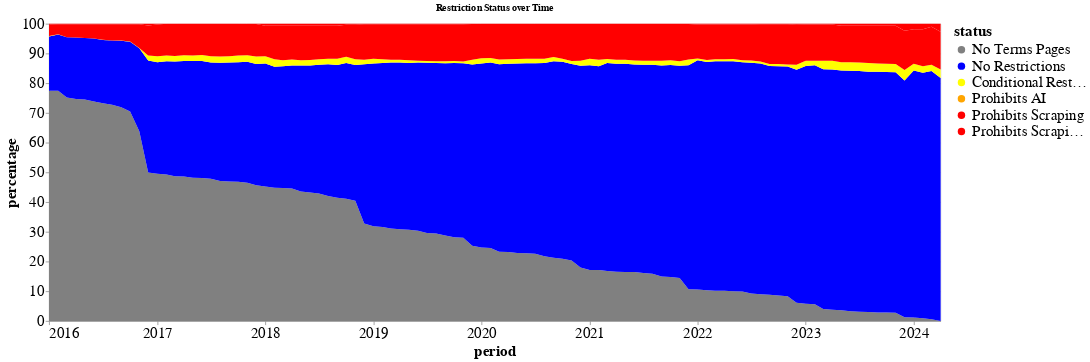

Notebook cell for this chart:
### Markdown cell above
### Plot Temporal ToS Area Chart

### Code cell
chart = robots_util.plot_temporal_area_map_altair(
    tos_summary_df,
    period_col='period', 
    status_col='status', 
    val_col='tokens',  # "count" / "tokens"
    title='Restriction Status over Time', 
    ordered_statuses=['No Terms Pages', 'No Restrictions', 'Conditional Restrictions', 'Prohibits AI', 'Prohibits Scraping', 'Prohibits Scraping & AI'], 
    status_colors= {
        'No Terms Pages': 'gray', 'No Restrictions': 'blue', 
        'Conditional Restrictions': 'yellow', 'Prohibits AI': 'orange', 
        'Prohibits Scraping': 'red', 'Prohibits Scraping & AI': 'red'
    },
)
chart.show()

### Figure 1 — Vega-Lite specification as saved in the notebook (floating-point values rounded to 4 significant figures; data arrays with more than 128 entries replaced by an {"elided": "..."} marker saying what was removed)
{"config": {"view": {"continuousWidth": 300, "continuousHeight": 300}, "axis": {"domain": true, "labelFont": "sans-serif", "labelFontSize": 20, "titleFont": "sans-serif", "titleFontSize": 20}, "axisX": {"domain": true, "format": "%Y", "labelAngle": 0, "labelExpr": "timeFormat(datum.value, '%Y')", "tickCount": "year"}, "axisY": {"domain": true, "format": ".0f", "labelExpr": "datum.value * 100"}, "legend": {"labelFont": "sans-serif", "labelFontSize": 20, "titleFont": "sans-serif", "titleFontSize": 20}}, "data": {"name": "data-29b436e6584835ae49410cb028c97c43"}, "mark": {"type": "area"}, "encoding": {"color": {"field": "status", "scale": {"domain": ["No Terms Pages", "No Restrictions", "Conditional Restrictions", "Prohibits AI", "Prohibits Scraping", "Prohibits Scraping & AI"], "range": ["gray", "blue", "yellow", "orange", "red", "red"]}, "title": "status", "type": "nominal"}, "order": {"field": "order", "type": "quantitative"}, "x": {"axis": {"format": "%Y", "title": "period"}, "field": "period", "type": "temporal"}, "y": {"axis": {"format": ".0f", "title": "percentage"}, "field": "percentage", "scale": {"domain": [0, 1]}, "type": "quantitative"}}, "height": 400, "title": "Restriction Status over Time", "width": 1200, "$schema": "https://vega.github.io/schema/vega-lite/v5.17.0.json", "datasets": {"data-29b436e6584835ae49410cb028c97c43": {"elided": "600 records"}}}
